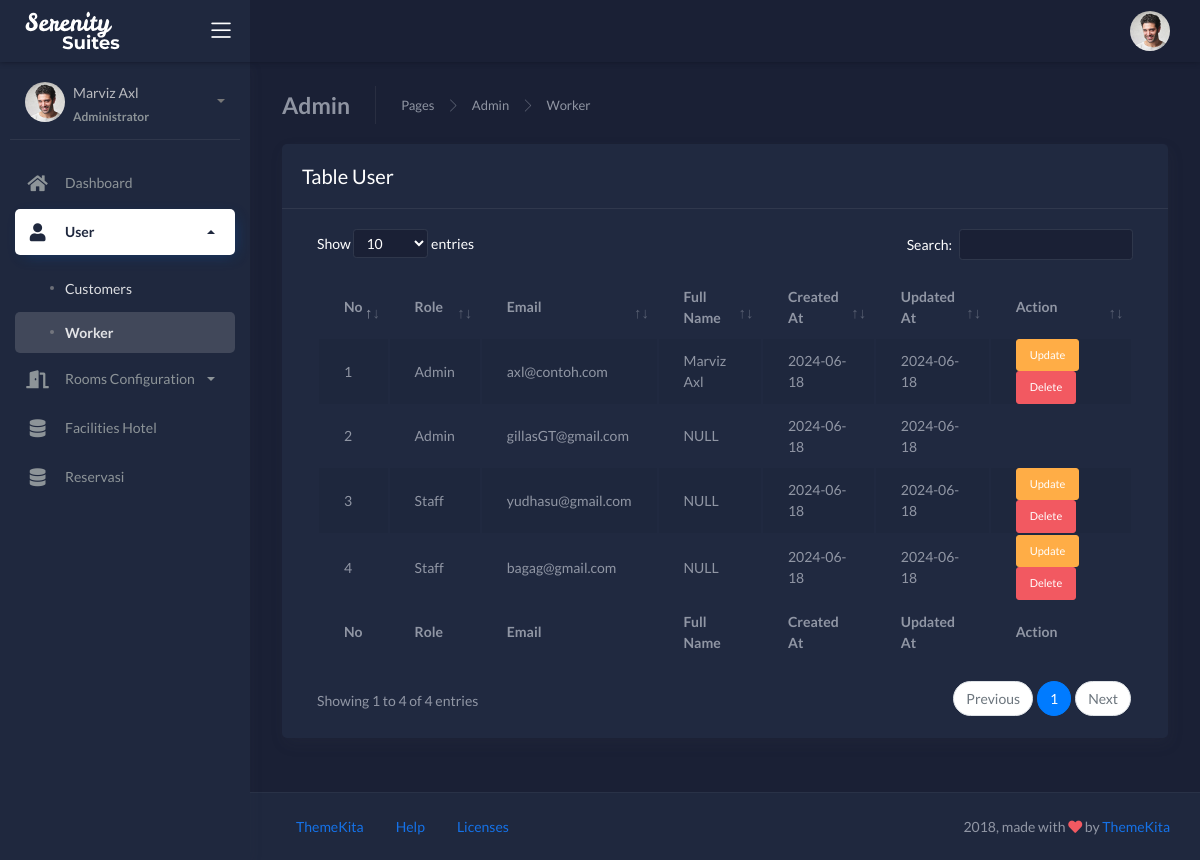
/admin/worker (signed in), run on an earlier commit of the app's database.
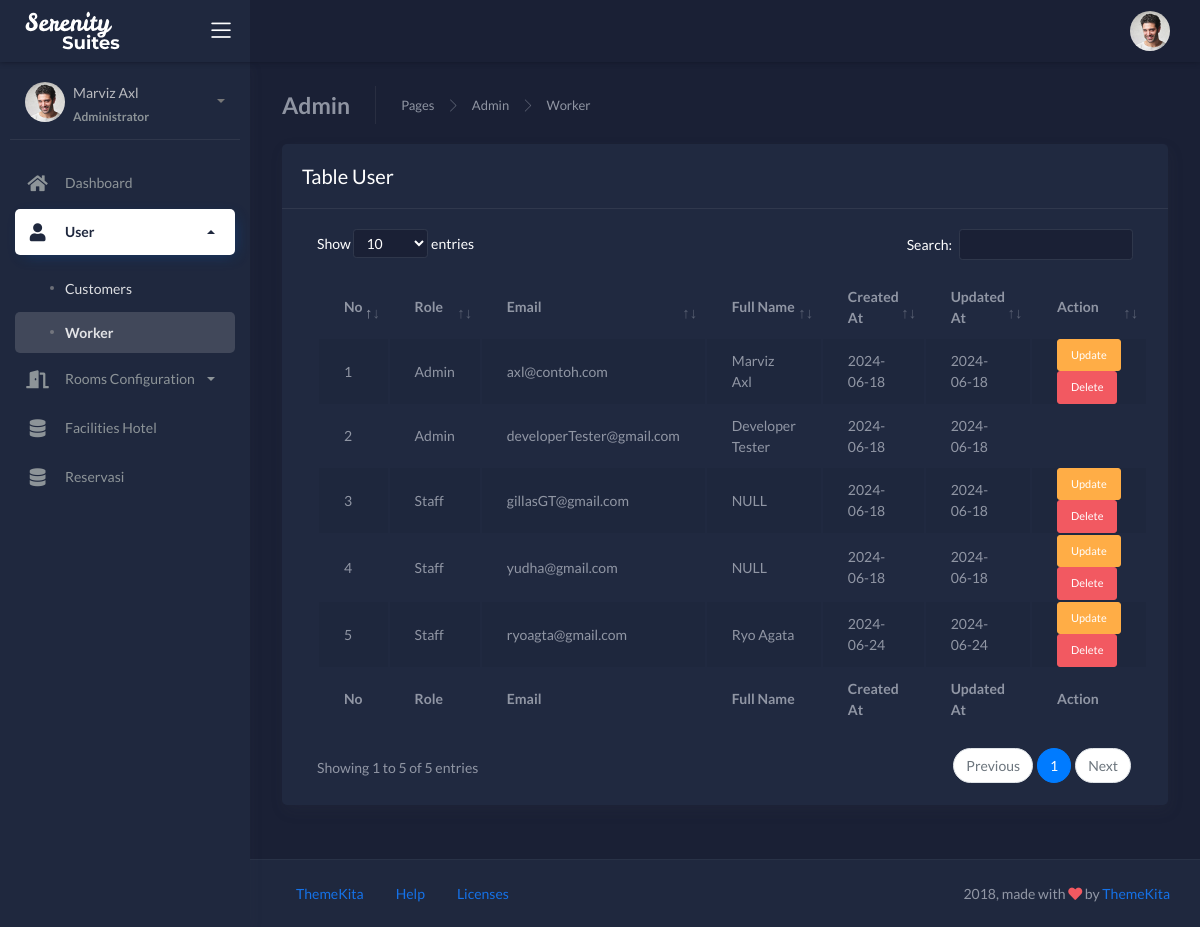
And on a later commit of the database.
### tables this page shows
CREATE TABLE `users` (
  `id` bigint(20) NOT NULL,
  `roleid` bigint(20) NOT NULL,
  `email` varchar(255) DEFAULT NULL,
  `firstname` varchar(255) DEFAULT NULL,
  `lastname` varchar(255) DEFAULT NULL,
  `fullname` text DEFAULT NULL,
  `password` text DEFAULT NULL,
  `createdAt` date DEFAULT NULL,
  `updatedAt` date DEFAULT NULL
);

CREATE TABLE `roles` (
  `id` bigint(20) NOT NULL,
  `name` varchar(255) DEFAULT NULL,
  `createdAt` date DEFAULT NULL,
  `updatedAt` date DEFAULT NULL
);

### app/core/Controller.php (called while the page is built, shortened)
<?php
class Controller
{
    public function view_admin(string $view, array $data = []): void
    {
        require 'app/views/admin/layouts/header.php';
        require 'app/views/' . $view . '.php';
        require 'app/views/admin/layouts/footer.php';
    }
    public function model(string | object $model): object
    {
        return new $model;
    }
}

### app/controllers/Admin.php (called while the page is built, shortened)
<?php
class Admin extends Controller
{
    private string $users_model = 'users_model';
    public function worker(): void
    {
        $data = array(
            'title' => 'Worker',
            'workers' => $this->model($this->users_model)->getWorkers()
        );
        $this->view_admin('admin/worker', $data);
    }
}

### app/core/App.php (called while the page is built, shortened)
<?php
class App
{
    protected object | string $controller = 'Home';
    protected $method = 'index';
    protected array $params = [];
    public function __construct()
    {
        $url = $this->parseUrl();
        if (file_exists('app/controllers/' . $url[0] . '.php')) {
            $this->controller = $url[0];
            unset($url[0]);
        }
        $this->controller = new $this->controller;
        if (isset($url[1])) {
            if (method_exists($this->controller, $url[1])) {
                $this->method = $url[1];
            }
        }
        call_user_func_array([$this->controller, $this->method], $this->params);
    }
    public function parseUrl()
    {
        if (isset($_GET['url'])) {
            $url = rtrim($_GET['url'], '/');
            $url = filter_var($url, FILTER_SANITIZE_URL);
            $url = explode('/', $url);
            return $url;
        } else {
            $url = [$this->controller];
            return $url;
        }
    }
}

### index.php (called while the page is built, shortened)
<?php
$App = new App;

### app/core/Database.php (called while the page is built, shortened)
<?php
class Database
{
    private string $host = DB_HOST;
    private string $user = DB_USER;
    private string $pass = DB_PASS;
    private string $name = DB_NAME;
    private PDO $database_handle;
    private mixed $statement;
    public function __construct()
    {
        $database_source_name = 'mysql:host=' . $this->host . ';dbname=' . $this->name;
        $username = $this->user;
        $password = $this->pass;
        $option = [
            PDO::ATTR_PERSISTENT => true,
            PDO::ATTR_ERRMODE => PDO::ERRMODE_EXCEPTION
        ];
        try {
            $this->database_handle = new PDO($database_source_name, $username, $password, $option);
        } catch (PDOException $e) {
            die("Connection failed: " . $e->getMessage());
        }
    }
    public function query(string $query): void
    {
        $this->statement = $this->database_handle->prepare($query);
    }
    public function execute(): void
    {
        $this->statement->execute();
    }
    public function resultSet(): array
    {
        $this->execute();
        return $this->statement->fetchAll(PDO::FETCH_OBJ);
    }
}

### app/models/Users_model.php (called while the page is built, shortened)
<?php
class Users_model
{
    private $db;
    public function __construct()
    {
        $this->db = new Database;
    }
    public function getWorkers()
    {
        $this->db->query('SELECT roles.id, roles.name AS roleName, users.email, users.fullname, users.createdAt, users.updatedAt FROM users, roles WHERE users.roleid = roles.id AND users.roleid BETWEEN 1 AND 2');
        return $this->db->resultSet();
    }
}

### app/views/admin/worker.php (the view, shortened to what the changed rows need)
<div class="wrapper">
    <div class="main-panel">
        <div class="content">
            <div class="page-inner">
                <div class="row">
                    <div class="col-md-12">
                        <div class="card">
                            <div class="card-body">
                                <div class="table-responsive">
                                    <table id="basic-datatables" class="display table table-striped table-hover">
                                        <thead>
                                            <tr>
                                                <th>No</th>
                                                <th>Role</th>
                                                <th>Email</th>
                                                <th>Full Name</th>
                                                <th>Created At</th>
                                                <th>Updated At</th>
                                                <th>Action</th>
                                            </tr>
                                        </thead>
                                        <tfoot>
                                            <tr>
                                                <th>No</th>
                                                <th>Role</th>
                                                <th>Email</th>
                                                <th>Full Name</th>
                                                <th>Created At</th>
                                                <th>Updated At</th>
                                                <th>Action</th>
                                            </tr>
                                        </tfoot>
                                        <tbody>
                                            <?php
                                            $no = 1;
                                            foreach ($data['workers'] as $data) : ?>
                                                <tr>
                                                    <td><?= $no++; ?></td>
                                                    <td><?= $data->roleName; ?></td>
                                                    <td><?= $data->email; ?></td>
                                                    <td><?= $data->fullname ?? 'NULL'; ?></td>
                                                    <td><?= $data->createdAt; ?></td>
                                                    <td><?= $data->updatedAt; ?></td>
                                                    <td>
                                                        <?php
                                                        if ($data->id !== 1 || $_SESSION['email'] === $data->email) : ?>
                                                            <button class="btn btn-sm btn-warning">Update</button>
                                                            <button class="btn btn-sm btn-danger">Delete</button>
                                                        <?php endif; ?>
                                                    </td>
                                                </tr>
                                            <?php endforeach; ?>
                                        </tbody>
                                    </table>
                                </div>
                            </div>
                        </div>
                    </div>
                </div>
            </div>
        </div>
    </div>
</div>

What changed in the data, as far as the page shows it:
removed users: roleid.name "Staff", email "bagag@gmail.com", fullname "NULL", createdAt "2024-06-18", updatedAt "2024-06-18", shows "Update"
now on this page (row edited): users: roleid.name "Admin", email "developerTester@gmail.com", fullname "Developer Tester", createdAt "2024-06-18", updatedAt "2024-06-18"
changed users "gillasGT@gmail.com": roleid.name "Admin" → "Staff"; now shows "Update Delete"
changed users: email "yudhasu@gmail.com" → "yudha@gmail.com"
added users: roleid.name "Staff", email "ryoagta@gmail.com", fullname "Ryo Agata", createdAt "2024-06-24", updatedAt "2024-06-24", shows "Update"
Also different on the page:
text written by a page script: "Show entries Search: Showing 1 to 4 of 4 entries Previous 1 Next" → "Show entries Search: Showing 1 to 5 of 5 entries Previous 1 Next"
